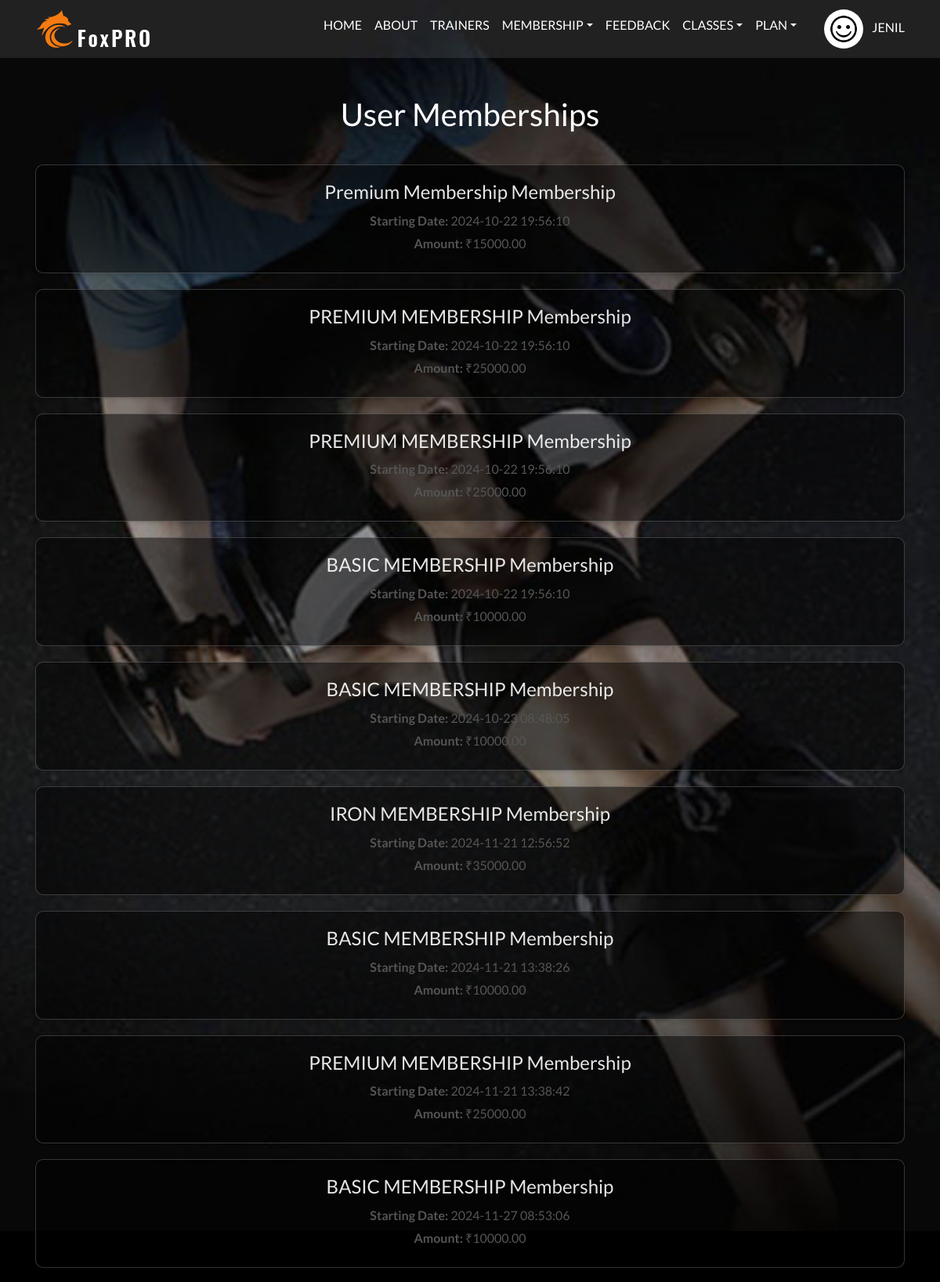
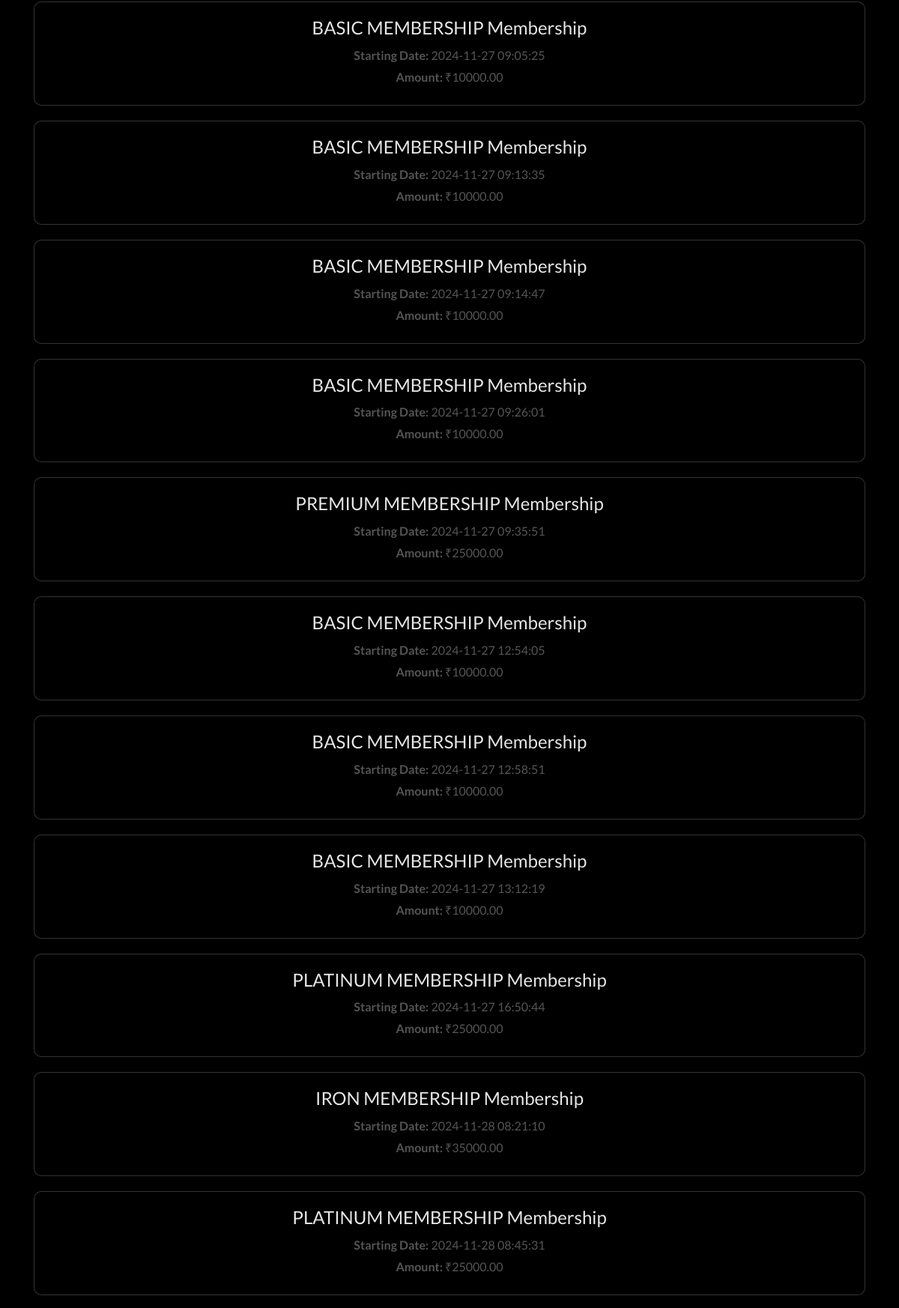
Screenshot of /show_membership.php (signed in, upper part) with the database file from the repository (2 pictures, top to bottom).
### tables this page shows
CREATE TABLE `user_membership` (
  `id` int(11) NOT NULL,
  `Name` varchar(255) NOT NULL,
  `Amount` decimal(10,2) NOT NULL,
  `user_id` int(11) DEFAULT NULL,
  `membership_id` int(11) NOT NULL,
  `Date` date NOT NULL,
  `created_at` datetime DEFAULT current_timestamp()
);

### show_membership.php (the view, shortened to what this page needs)
<?php
include('header.php');
include('config.php');
$user_id = $_SESSION['id'];
$query = "SELECT * FROM user_membership WHERE user_id = '$user_id'";
$result = mysqli_query($conn, $query);
?>
  </head>
<body>
<div class="container">
<br>
    <h1>User Memberships</h1>
    <?php
    if (mysqli_num_rows($result) > 0) {
        while ($row = mysqli_fetch_assoc($result)) {
            ?>
            <div class="membership-card">
                <h3><?php echo htmlspecialchars($row['Name']); ?> Membership</h3>
                <p><strong>Starting Date:</strong> <?php echo htmlspecialchars($row['created_at']); ?></p>
                <p><strong>Amount:</strong> ₹<?php echo htmlspecialchars($row['Amount']); ?></p>
            </div>
            <?php
        }
    } else {
        echo "<p style='text-align: center;'>No memberships found.</p>";
    }
    ?>
</div>
  <?php include('footer.php'); ?>
</body>
</html>

### css/style.css (style rules this page uses)
body { font-family: 'Lato', sans-serif; overflow: hidden; overflow-y: scroll; background-color: #000; }

### show_membership.php (style rules this page uses)
h1 { text-align: center; margin-bottom: 40px; color: #ffffff; }
.membership-card { color: rgba(255, 255, 255, 0.9); border-radius: 10px; padding: 20px; margin-bottom: 20px; box-shadow: 0 2px 4px rgba(0, 0, 0, 0.1); text-align: center; background-color: rgba(0, 0, 0, 0.5); border: 1px solid rgba(255, 255, 255, 0.2); }
.membership-card h3 { font-size: 24px; color: #fffff; margin-bottom: 10px; }
.membership-card p { font-size: 16px; color: #555; margin: 5px 0; }

### footer.php (style rules this page uses)
h1 { text-align: center; }

### rows the page displays
user_membership: Name "Premium Membership", created_at "2024-10-22 19:56:10", Amount "15000.00"
user_membership: Name "PREMIUM MEMBERSHIP", created_at "2024-10-22 19:56:10", Amount "25000.00"
user_membership: Name "PREMIUM MEMBERSHIP", created_at "2024-10-22 19:56:10", Amount "25000.00"
user_membership: Name "BASIC MEMBERSHIP", created_at "2024-10-22 19:56:10", Amount "10000.00"
user_membership: Name "BASIC MEMBERSHIP", created_at "2024-10-23 08:48:05", Amount "10000.00"
user_membership: Name "IRON MEMBERSHIP", created_at "2024-11-21 12:56:52", Amount "35000.00"
user_membership: Name "BASIC MEMBERSHIP", created_at "2024-11-21 13:38:26", Amount "10000.00"
user_membership: Name "PREMIUM MEMBERSHIP", created_at "2024-11-21 13:38:42", Amount "25000.00"
user_membership: Name "BASIC MEMBERSHIP", created_at "2024-11-27 08:53:06", Amount "10000.00"
user_membership: Name "BASIC MEMBERSHIP", created_at "2024-11-27 09:05:25", Amount "10000.00"
user_membership: Name "BASIC MEMBERSHIP", created_at "2024-11-27 09:13:35", Amount "10000.00"
user_membership: Name "BASIC MEMBERSHIP", created_at "2024-11-27 09:14:47", Amount "10000.00"
user_membership: Name "BASIC MEMBERSHIP", created_at "2024-11-27 09:26:01", Amount "10000.00"
user_membership: Name "PREMIUM MEMBERSHIP", created_at "2024-11-27 09:35:51", Amount "25000.00"
user_membership: Name "BASIC MEMBERSHIP", created_at "2024-11-27 12:54:05", Amount "10000.00"
user_membership: Name "BASIC MEMBERSHIP", created_at "2024-11-27 12:58:51", Amount "10000.00"
user_membership: Name "BASIC MEMBERSHIP", created_at "2024-11-27 13:12:19", Amount "10000.00"
user_membership: Name "PLATINUM MEMBERSHIP", created_at "2024-11-27 16:50:44", Amount "25000.00"
user_membership: Name "IRON MEMBERSHIP", created_at "2024-11-28 08:21:10", Amount "35000.00"
user_membership: Name "PLATINUM MEMBERSHIP", created_at "2024-11-28 08:45:31", Amount "25000.00"

### other values shown
$_SESSION['name'] "JENIL"
